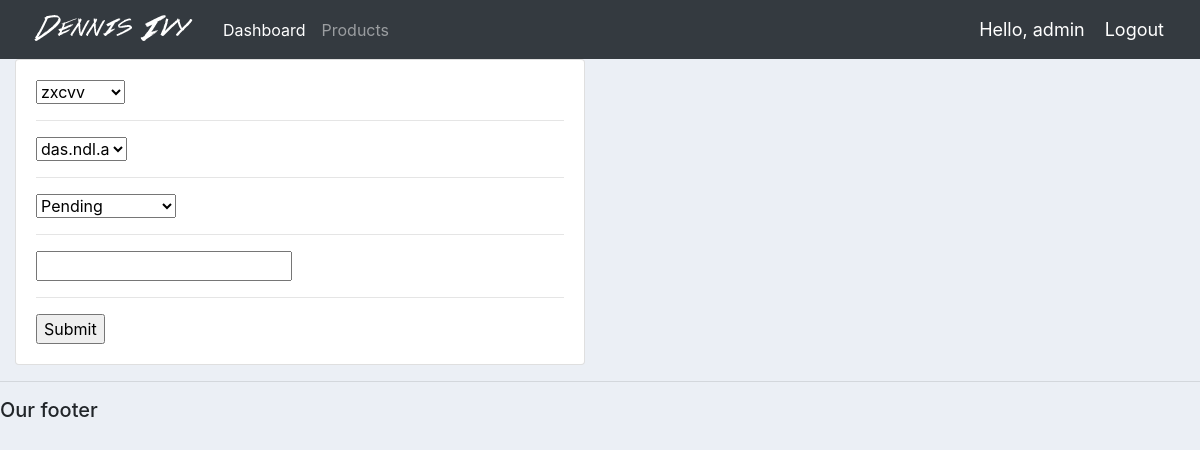
The page /update_order/1/ (signed in) on the database its author committed.
### accounts/models.py (models this page shows, shortened)
class Order(models.Model):
	STATUS = (
			('Pending', 'Pending'),
			('Out for delivery', 'Out for delivery'),
			('Delivered', 'Delivered'),
			)
	customer = models.ForeignKey(Customer, null=True, on_delete= models.SET_NULL)
	product = models.ForeignKey(Product, null=True, on_delete= models.SET_NULL)
	date_created = models.DateTimeField(auto_now_add=True, null=True)
	status = models.CharField(max_length=200, null=True, choices=STATUS)
	note = models.CharField(max_length=1000, null=True)

### accounts/decorators.py (the view)
		def wrapper_func(request, *args, **kwargs):
			group = None
			if request.user.groups.exists():
				group = request.user.groups.all()[0].name
			if group in allowed_roles:
				return view_func(request, *args, **kwargs)
			else:
				return HttpResponse('You are not authorized to view this page')

### accounts/forms.py
class OrderForm(ModelForm):
	class Meta:
		model = Order
		fields = '__all__'

### accounts/models.py (called while the page is built)
	def __str__(self):
		return self.name

	def __str__(self):
		return self.name

### accounts/views.py (called while the page is built)
@login_required(login_url='login')
@allowed_users(allowed_roles=['admin'])
def updateOrder(request, pk):
	order = Order.objects.get(id=pk)
	form = OrderForm(instance=order)
	if request.method == 'POST':
		form = OrderForm(request.POST, instance=order)
		if form.is_valid():
			form.save()
			return redirect('/')
	context = {'form':form}
	return render(request, 'accounts/order_form.html', context)

### accounts/templates/accounts/order_form.html (shortened to what this page needs)
{%  extends 'accounts/main.html' %}
{% load static %}
{% block content %}
<div class="row">
	<div class="col-md-6">
		<div class="card card-body">
			<form action="" method="POST">
				{% for field in form %}
					{{field}}
					<hr>
				{% endfor %}
				<input type="submit" name="Submit">
			</form>
		</div>
	</div>
</div>
{% endblock %}

### accounts/templates/accounts/navbar.html (shortened to what this page needs)
{% load static %}
<nav class="navbar navbar-expand-lg navbar-dark bg-dark">
 <img src="{% static 'images/logo.png' %}">
  <div class="collapse navbar-collapse" id="navbarNav">
    <ul class="navbar-nav">
      {% if request.user.is_staff %}
      <li class="nav-item active">
        <a class="nav-link" href="{% url 'home' %}">Dashboard</a>
      </li>
      <li class="nav-item">
        <a class="nav-link" href="{% url 'products' %}">Products</a>
      </li>
      {% endif %}
    </ul>
  </div>
  <span class="hello-msg">Hello, {{request.user}}</span>
  <span ><a  class="hello-msg" href="{% url 'logout' %}">Logout</a></span>
</nav>

### static/css/main.css (style rules this page uses)
body { background-color: #ebeff5; }

### accounts/templates/accounts/navbar.html (style rules this page uses)
.hello-msg { font-size: 18px; color: #fff; margin-right: 20px; }

### rows shown on the page
Order: form "zxcvv" "das.ndl.a" "Pending"

### other values the page prints
{{ request.user }} "admin"
